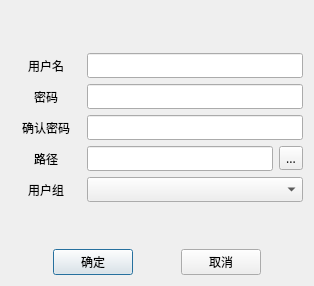
<?xml version="1.0" encoding="UTF-8"?>
<ui version="4.0">
 <class>NewUserDialog</class>
 <widget class="QDialog" name="NewUserDialog">
  <property name="geometry">
   <rect>
    <x>0</x>
    <y>0</y>
    <width>314</width>
    <height>286</height>
   </rect>
  </property>
  <property name="font">
   <font>
    <family>微软雅黑</family>
   </font>
  </property>
  <property name="windowTitle">
   <string>新建用户</string>
  </property>
  <layout class="QVBoxLayout" name="verticalLayout">
   <item>
    <spacer name="verticalSpacer_2">
     <property name="orientation">
      <enum>Qt::Vertical</enum>
     </property>
     <property name="sizeHint" stdset="0">
      <size>
       <width>20</width>
       <height>40</height>
      </size>
     </property>
    </spacer>
   </item>
   <item>
    <layout class="QHBoxLayout" name="horizontalLayout_2">
     <item>
      <widget class="QLabel" name="label">
       <property name="minimumSize">
        <size>
         <width>70</width>
         <height>0</height>
        </size>
       </property>
       <property name="maximumSize">
        <size>
         <width>70</width>
         <height>16777215</height>
        </size>
       </property>
       <property name="text">
        <string>用户名</string>
       </property>
       <property name="alignment">
        <set>Qt::AlignCenter</set>
       </property>
      </widget>
     </item>
     <item>
      <widget class="QLineEdit" name="username"/>
     </item>
    </layout>
   </item>
   <item>
    <layout class="QHBoxLayout" name="horizontalLayout_3">
     <item>
      <widget class="QLabel" name="label_2">
       <property name="minimumSize">
        <size>
         <width>70</width>
         <height>0</height>
        </size>
       </property>
       <property name="maximumSize">
        <size>
         <width>70</width>
         <height>16777215</height>
        </size>
       </property>
       <property name="text">
        <string>密码</string>
       </property>
       <property name="alignment">
        <set>Qt::AlignCenter</set>
       </property>
      </widget>
     </item>
     <item>
      <widget class="QLineEdit" name="password1">
       <property name="echoMode">
        <enum>QLineEdit::Password</enum>
       </property>
      </widget>
     </item>
    </layout>
   </item>
   <item>
    <layout class="QHBoxLayout" name="horizontalLayout_4">
     <item>
      <widget class="QLabel" name="label_3">
       <property name="minimumSize">
        <size>
         <width>70</width>
         <height>0</height>
        </size>
       </property>
       <property name="maximumSize">
        <size>
         <width>70</width>
         <height>16777215</height>
        </size>
       </property>
       <property name="text">
        <string>确认密码</string>
       </property>
       <property name="alignment">
        <set>Qt::AlignCenter</set>
       </property>
      </widget>
     </item>
     <item>
      <widget class="QLineEdit" name="password2">
       <property name="echoMode">
        <enum>QLineEdit::Password</enum>
       </property>
      </widget>
     </item>
    </layout>
   </item>
   <item>
    <layout class="QHBoxLayout" name="horizontalLayout_6">
     <item>
      <widget class="QLabel" name="label_5">
       <property name="minimumSize">
        <size>
         <width>70</width>
         <height>0</height>
        </size>
       </property>
       <property name="maximumSize">
        <size>
         <width>70</width>
         <height>16777215</height>
        </size>
       </property>
       <property name="text">
        <string>路径</string>
       </property>
       <property name="alignment">
        <set>Qt::AlignCenter</set>
       </property>
      </widget>
     </item>
     <item>
      <widget class="QLineEdit" name="path">
       <property name="readOnly">
        <bool>true</bool>
       </property>
      </widget>
     </item>
     <item>
      <widget class="QToolButton" name="findfile">
       <property name="text">
        <string>...</string>
       </property>
      </widget>
     </item>
    </layout>
   </item>
   <item>
    <layout class="QHBoxLayout" name="horizontalLayout_5">
     <item>
      <widget class="QLabel" name="label_4">
       <property name="minimumSize">
        <size>
         <width>70</width>
         <height>0</height>
        </size>
       </property>
       <property name="maximumSize">
        <size>
         <width>70</width>
         <height>16777215</height>
        </size>
       </property>
       <property name="text">
        <string>用户组</string>
       </property>
       <property name="alignment">
        <set>Qt::AlignCenter</set>
       </property>
      </widget>
     </item>
     <item>
      <widget class="QComboBox" name="groups"/>
     </item>
    </layout>
   </item>
   <item>
    <spacer name="verticalSpacer">
     <property name="orientation">
      <enum>Qt::Vertical</enum>
     </property>
     <property name="sizeHint" stdset="0">
      <size>
       <width>20</width>
       <height>40</height>
      </size>
     </property>
    </spacer>
   </item>
   <item>
    <layout class="QHBoxLayout" name="horizontalLayout">
     <item>
      <spacer name="horizontalSpacer">
       <property name="orientation">
        <enum>Qt::Horizontal</enum>
       </property>
       <property name="sizeHint" stdset="0">
        <size>
         <width>40</width>
         <height>20</height>
        </size>
       </property>
      </spacer>
     </item>
     <item>
      <widget class="QPushButton" name="confirm">
       <property name="text">
        <string>确定</string>
       </property>
      </widget>
     </item>
     <item>
      <spacer name="horizontalSpacer_2">
       <property name="orientation">
        <enum>Qt::Horizontal</enum>
       </property>
       <property name="sizeHint" stdset="0">
        <size>
         <width>40</width>
         <height>20</height>
        </size>
       </property>
      </spacer>
     </item>
     <item>
      <widget class="QPushButton" name="cancel">
       <property name="text">
        <string>取消</string>
       </property>
      </widget>
     </item>
     <item>
      <spacer name="horizontalSpacer_3">
       <property name="orientation">
        <enum>Qt::Horizontal</enum>
       </property>
       <property name="sizeHint" stdset="0">
        <size>
         <width>40</width>
         <height>20</height>
        </size>
       </property>
      </spacer>
     </item>
    </layout>
   </item>
  </layout>
 </widget>
 <resources/>
 <connections/>
</ui>
